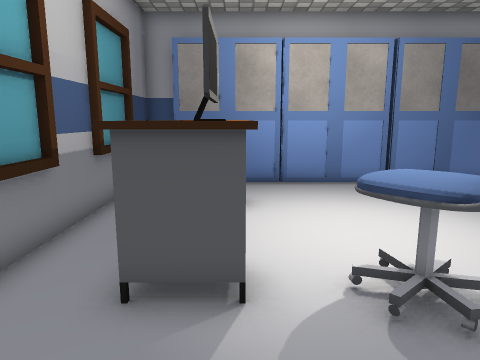
[1] (above)

13 first-person views from a walk through a scene from a Unity 3-D project. The camera is 1.2 m above the floor, tilts 10° down and sees 70° across. The floor is counted in squares, 0.5 m on a side. Each view is taken from the middle of a square. On the plan, view 1 faces up. The plan holds only what a view shows up to about 20 squares ahead; the rest is blank. The player is left out. Some animated figures are not drawn. Some surface patterns are stand-ins.

[2]
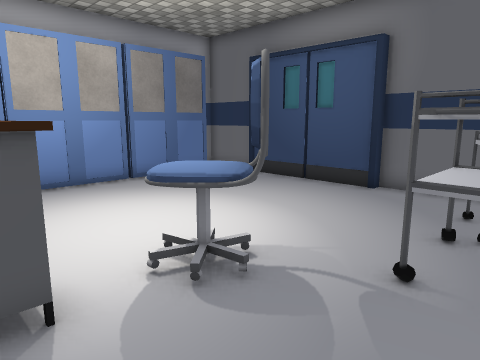

[3]
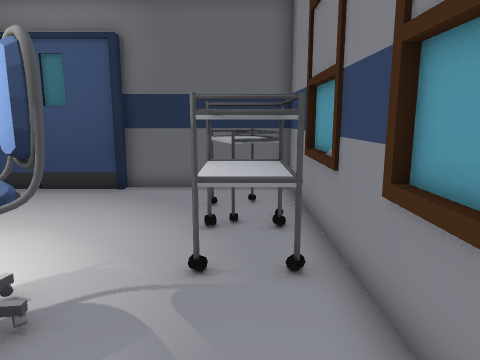

[4]
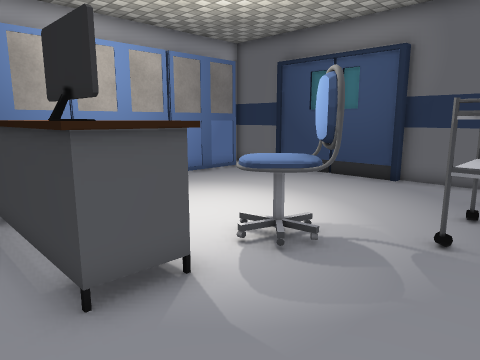

[5]
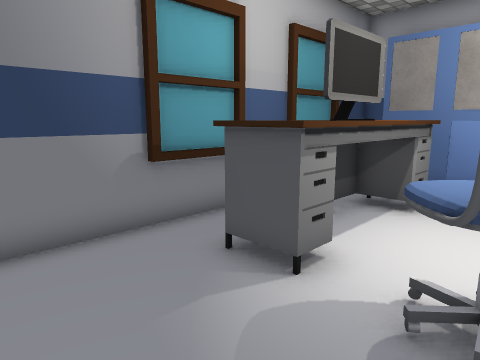

[6]
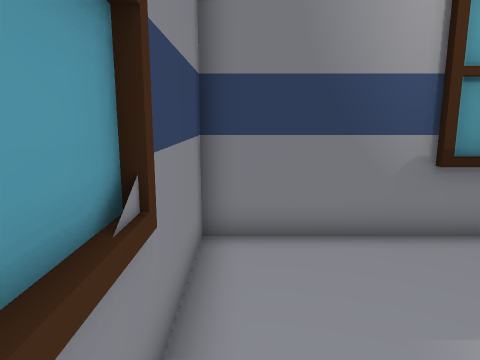

[7]
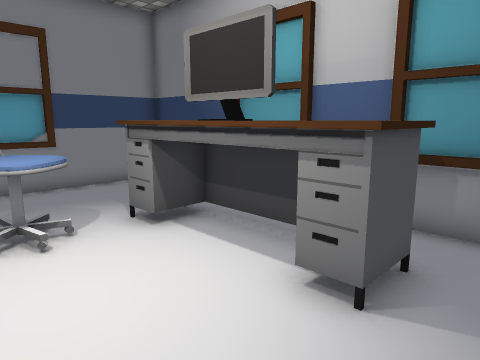

[8]
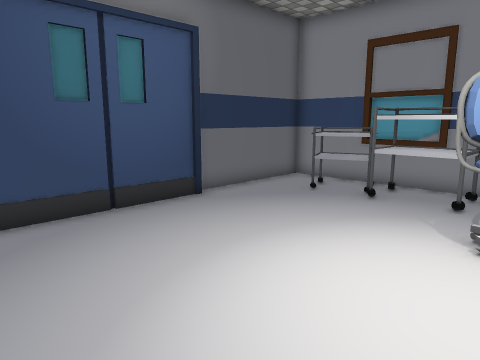

[9]
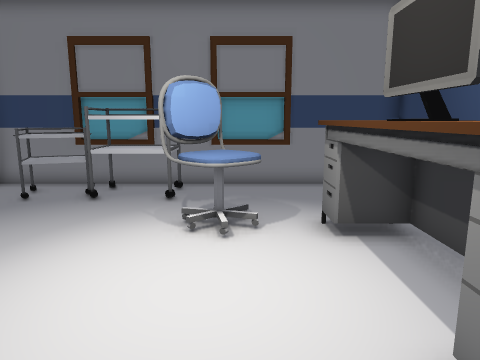

[10]
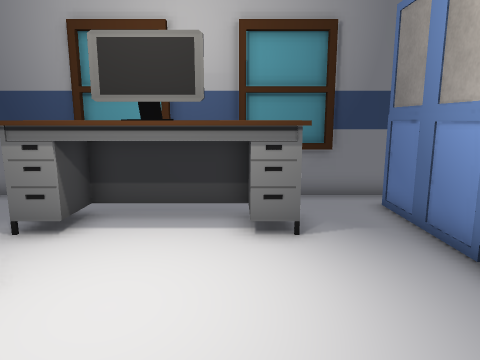

[11]
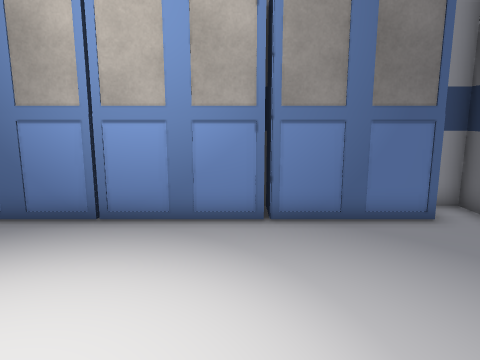

[12]
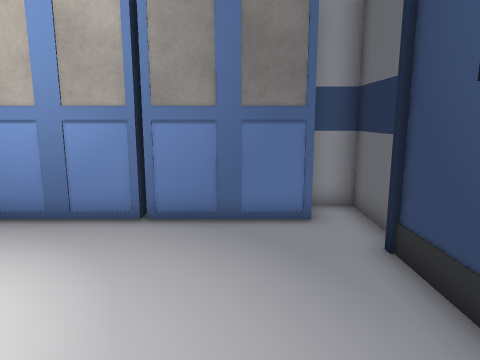

[13]
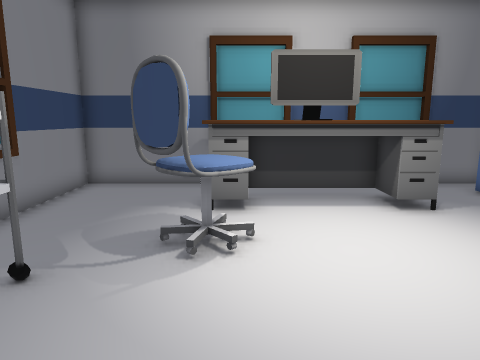

### Floor plan
Key: @ floor where view 1 was taken; # wall or solid block; . floor; ^ raised ledge; C cabinet; M computer; E desk; H chair.
Columns run from 4 left of view 1 to 11 right of it. Each row starts with its distance up from view 1.
 15 ##        #   ##
 14 ##    C   C    #
 13 ####C###C#C#C#C#
 12 #..............#
 11 #..............#
 10 #.EEE..........#
  9 #.EEE..........#
  8 #.EME..........#
  7 #.EMM..........#
  6 #.EME..........#
  5 #.EEE.HH.......#
  4 #.EEE.HHH......#
  3 #.....HH.......#
  2 #.......#^^#...#
  1 #.......^^^^^^.#
  0 #...@...^^^^^..#
 -1 ################

Where each view was taken, in squares from view 1:
view 1: 0 up, 0 right, facing up
view 2: 0 up, 1 left, facing up-right
view 3: 1 up, 1 left, facing right
view 4: 0 up, 3 left, facing up-right
view 5: 0 up, 3 right, facing up-left
view 6: 0 up, 3 right, facing left
view 7: 12 up, 4 right, facing down-left
view 8: 12 up, 2 right, facing down-right
view 9: 12 up, 2 right, facing down
view 10: 9 up, 7 right, facing left
view 11: 5 up, 5 right, facing up
view 12: 5 up, 8 right, facing up
view 13: 5 up, 9 right, facing left
